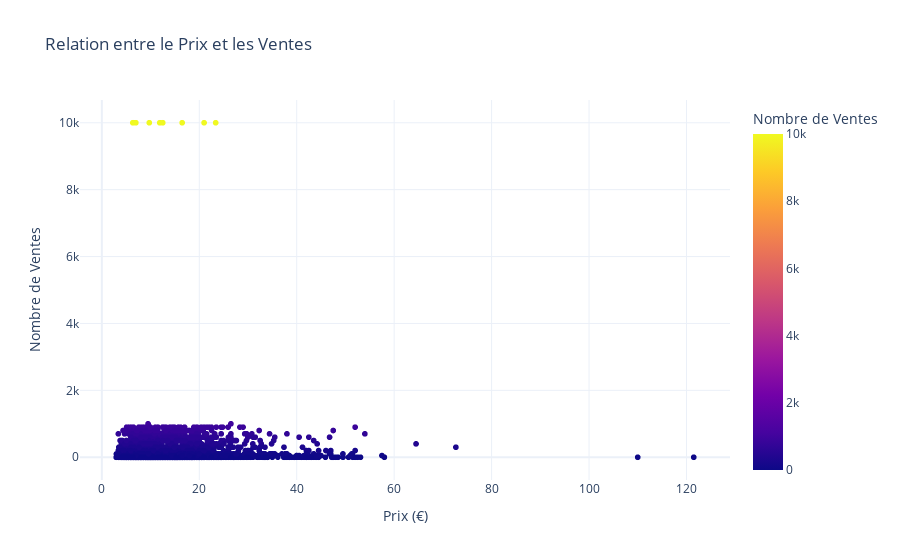

Notebook cell for this chart:
### Code cell
scatter_prix_ventes = px.scatter(data_cleaned, x="Prix", y="Ventes", 
                                 title="Relation entre le Prix et les Ventes",
                                 labels={"Prix": "Prix (€)", "Ventes": "Nombre de Ventes"},
                                 template="plotly_white",
                                 color="Ventes",
                                 hover_name="Nom du produit")

scatter_prix_ventes.show()

### Figure 1 — Plotly figure (JSON) as saved in the notebook; plotly's stock layout.template omitted (floating-point values rounded to 4 significant figures; data arrays with more than 128 entries replaced by an {"elided": "..."} marker saying what was removed)
{"data": [{"hovertemplate": "<b>%{hovertext}</b><br><br>Prix (€)=%{x}<br>Nombre de Ventes=%{marker.color}<extra></extra>", "hovertext": {"elided": "3187 str values"}, "legendgroup": "", "marker": {"color": {"elided": "3187 int values"}, "coloraxis": "coloraxis", "symbol": "circle"}, "mode": "markers", "name": "", "showlegend": false, "type": "scattergl", "x": {"elided": "3187 float values"}, "xaxis": "x", "y": {"elided": "3187 int values"}, "yaxis": "y"}], "layout": {"coloraxis": {"colorbar": {"title": {"text": "Nombre de Ventes"}}, "colorscale": [[0, "#0d0887"], [0.1111, "#46039f"], [0.2222, "#7201a8"], [0.3333, "#9c179e"], [0.4444, "#bd3786"], [0.5556, "#d8576b"], [0.6667, "#ed7953"], [0.7778, "#fb9f3a"], [0.8889, "#fdca26"], [1, "#f0f921"]]}, "legend": {"tracegroupgap": 0}, "title": {"text": "Relation entre le Prix et les Ventes"}, "xaxis": {"anchor": "y", "domain": [0, 1], "title": {"text": "Prix (€)"}}, "yaxis": {"anchor": "x", "domain": [0, 1], "title": {"text": "Nombre de Ventes"}}}}
